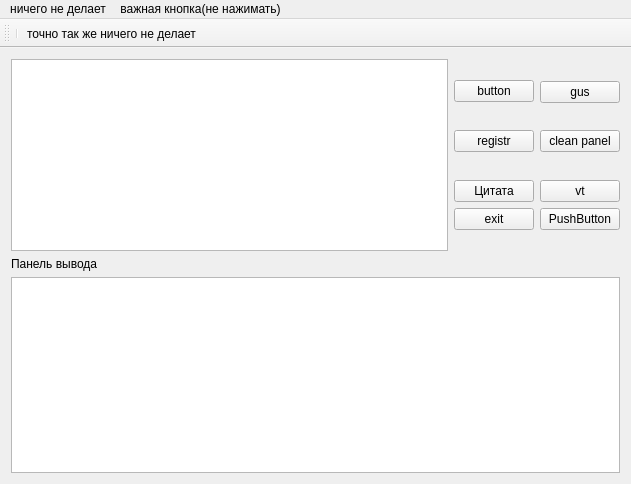
<?xml version="1.0" encoding="UTF-8"?>
<ui version="4.0">
 <class>MainWindow</class>
 <widget class="QMainWindow" name="MainWindow">
  <property name="geometry">
   <rect>
    <x>0</x>
    <y>0</y>
    <width>631</width>
    <height>484</height>
   </rect>
  </property>
  <property name="windowTitle">
   <string>MainWindow</string>
  </property>
  <widget class="QWidget" name="centralWidget">
   <layout class="QGridLayout" name="gridLayout">
    <item row="4" column="2">
     <widget class="QPushButton" name="pushButton_5">
      <property name="text">
       <string>clean panel</string>
      </property>
     </widget>
    </item>
    <item row="4" column="1">
     <widget class="QPushButton" name="pushButton_3">
      <property name="text">
       <string>registr</string>
      </property>
     </widget>
    </item>
    <item row="8" column="1" colspan="2">
     <widget class="QLabel" name="label_2">
      <property name="text">
       <string/>
      </property>
      <property name="pixmap">
       <pixmap resource="src.qrc">:/[.jpg</pixmap>
      </property>
     </widget>
    </item>
    <item row="9" column="0">
     <widget class="QLabel" name="label">
      <property name="text">
       <string>Панель вывода</string>
      </property>
     </widget>
    </item>
    <item row="10" column="0" colspan="3">
     <widget class="QTextEdit" name="textEdit"/>
    </item>
    <item row="7" column="1">
     <widget class="QPushButton" name="pushButton">
      <property name="text">
       <string>exit</string>
      </property>
     </widget>
    </item>
    <item row="6" column="2">
     <widget class="QPushButton" name="pushButton_7">
      <property name="text">
       <string>vt</string>
      </property>
     </widget>
    </item>
    <item row="2" column="2">
     <widget class="QPushButton" name="pushButton_4">
      <property name="text">
       <string>gus</string>
      </property>
     </widget>
    </item>
    <item row="1" column="0" rowspan="8">
     <widget class="QListView" name="listView"/>
    </item>
    <item row="1" column="1" rowspan="3">
     <widget class="QPushButton" name="pushButton_2">
      <property name="text">
       <string>button</string>
      </property>
     </widget>
    </item>
    <item row="7" column="2">
     <widget class="QPushButton" name="pushButton_6">
      <property name="text">
       <string>PushButton</string>
      </property>
     </widget>
    </item>
    <item row="6" column="1">
     <widget class="QPushButton" name="pushButton_8">
      <property name="text">
       <string>Цитата</string>
      </property>
     </widget>
    </item>
   </layout>
  </widget>
  <widget class="QMenuBar" name="menuBar">
   <property name="geometry">
    <rect>
     <x>0</x>
     <y>0</y>
     <width>631</width>
     <height>21</height>
    </rect>
   </property>
   <widget class="QMenu" name="menu">
    <property name="title">
     <string>ничего не делает</string>
    </property>
    <widget class="QMenu" name="menu_2">
     <property name="title">
      <string>вообще ничего не делает</string>
     </property>
    </widget>
    <addaction name="menu_2"/>
   </widget>
   <widget class="QMenu" name="menu_3">
    <property name="title">
     <string>важная кнопка(не нажимать)</string>
    </property>
    <addaction name="action_4"/>
   </widget>
   <addaction name="menu"/>
   <addaction name="menu_3"/>
  </widget>
  <widget class="QToolBar" name="mainToolBar">
   <attribute name="toolBarArea">
    <enum>TopToolBarArea</enum>
   </attribute>
   <attribute name="toolBarBreak">
    <bool>true</bool>
   </attribute>
   <addaction name="separator"/>
   <addaction name="action_2"/>
  </widget>
  <action name="action_2">
   <property name="text">
    <string>точно так же ничего не делает</string>
   </property>
  </action>
  <action name="action_4">
   <property name="text">
    <string>НЕ ЖМИ</string>
   </property>
  </action>
 </widget>
 <layoutdefault spacing="6" margin="11"/>
 <resources>
  <include location="src.qrc"/>
 </resources>
 <connections>
  <connection>
   <sender>pushButton</sender>
   <signal>clicked()</signal>
   <receiver>MainWindow</receiver>
   <slot>close()</slot>
   <hints>
    <hint type="sourcelabel">
     <x>460</x>
     <y>333</y>
    </hint>
    <hint type="destinationlabel">
     <x>508</x>
     <y>647</y>
    </hint>
   </hints>
  </connection>
 </connections>
</ui>
